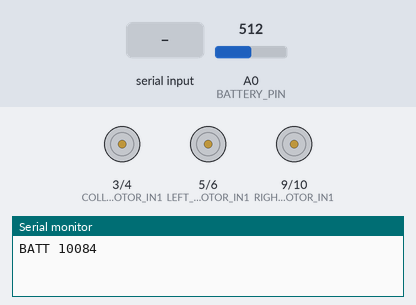
Simulated run of this sketch. Board: Arduino Uno, built with avr-gcc and run on an emulated ATmega328P. On the bench: motor-driver pin pairs drawn as motors (green arrow = first pin HIGH = forward, orange = second pin HIGH = backward, longer = more drive), the last lines printed to the serial monitor. The test bench sets the inputs (shaded band); at power-on: A0 (BATTERY_PIN) = 512.

Above: at 1.2 s.
1.3 s: "MOVE_FORWARD\n" received over Serial
At 1.7 s:
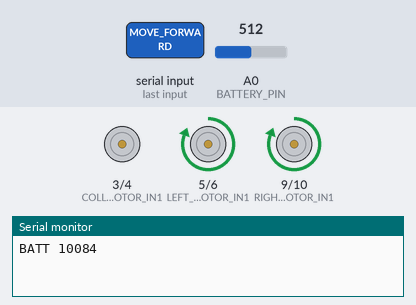
3.3 s: "MOVE_BACKWARD\n" received over Serial
At 3.55 s:
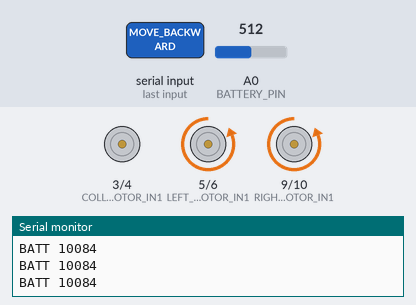
5.3 s: "TURN_LEFT\n" received over Serial
At 5.7 s:
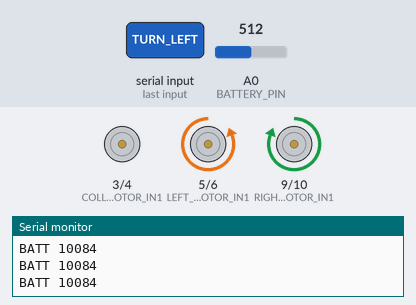
7.3 s: "TURN_RIGHT\n" received over Serial
At 7.7 s:
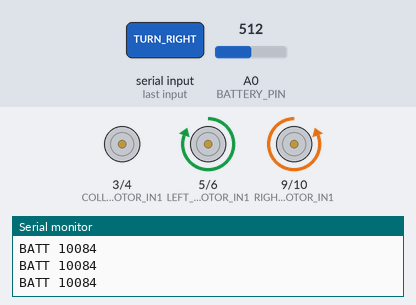
9.3 s: "COLLECT_ON\n" received over Serial
At 9.55 s:
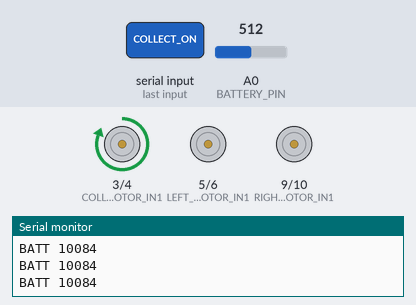
11.3 s: "SPEED  45\n" received over Serial
At 11.55 s:
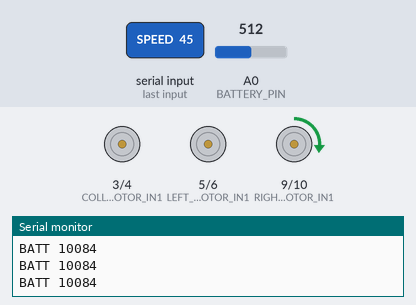
Timing chart, 0 to 14.3 s (numbered marks = the images above; inputs shaded):
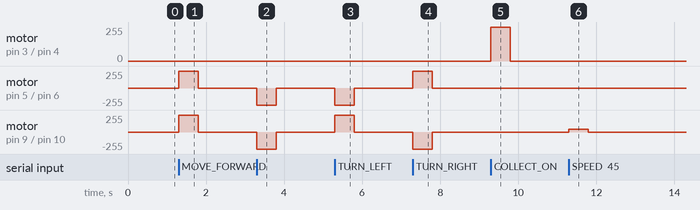

Measured:
- after the input at 1.3 s, motor on pin 5 (LEFT_MOTOR_IN1) / pin 6 (LEFT_MOTOR_IN2), motor on pin 9 (RIGHT_MOTOR_IN1) / pin 10 (RIGHT_MOTOR_IN2): stopped → forward 255/255 at once, → stopped 0.50 s later
- after the input at 3.3 s, motor on pin 5 (LEFT_MOTOR_IN1) / pin 6 (LEFT_MOTOR_IN2), motor on pin 9 (RIGHT_MOTOR_IN1) / pin 10 (RIGHT_MOTOR_IN2): stopped → backward 255/255 at once, → stopped 0.50 s later
- after the input at 5.3 s, motor on pin 5 (LEFT_MOTOR_IN1) / pin 6 (LEFT_MOTOR_IN2): stopped → backward 255/255 at once, → stopped 0.50 s later; motor on pin 9 (RIGHT_MOTOR_IN1) / pin 10 (RIGHT_MOTOR_IN2): stopped → forward 255/255 at once, → stopped 0.50 s later
- after the input at 7.3 s, motor on pin 5 (LEFT_MOTOR_IN1) / pin 6 (LEFT_MOTOR_IN2): stopped → forward 255/255 at once, → stopped 0.50 s later; motor on pin 9 (RIGHT_MOTOR_IN1) / pin 10 (RIGHT_MOTOR_IN2): stopped → backward 255/255 at once, → stopped 0.50 s later
- after the input at 9.3 s, motor on pin 3 (COLLECT_MOTOR_IN1) / pin 4 (COLLECT_MOTOR_IN2): stopped → forward 255/255 at once, → stopped 0.50 s later
- after the input at 11.3 s, motor on pin 9 (RIGHT_MOTOR_IN1) / pin 10 (RIGHT_MOTOR_IN2): stopped → forward 45/255 at once, → stopped 0.50 s later

The sketch:

arduino_controller.ino
```cpp
/*
  Automatic Shuttlecock Pickup Machine
  Arduino / ESP32 底层控制示例

  Python 通过串口发送指令：
  MOVE_FORWARD
  MOVE_BACKWARD
  TURN_LEFT
  TURN_RIGHT
  STOP
  COLLECT_ON
    COLLECT_OFF
    SPEED <left_pwm> <right_pwm>   比例控制差速行驶（0~255）
    PING                           仅刷新看门狗，不改变动作（捡球期间发）

  固件上报（方案 20）：
  BATT <mv>                       电池电压（毫伏），每 BATTERY_REPORT_MS 上报一次
                                  接线：电池正极 -> 分压电阻 -> A0（分压比见 VOLTAGE_DIVIDER_RATIO）

  串口看门狗（方案 6）：
  超过 WATCHDOG_TIMEOUT_MS 没收到任何指令就自动停车，
  防止 Python 端崩溃/卡死/拔线后小车失控。
  任何指令都会刷新看门狗（SPEED 每帧发送，天然作为心跳）。
*/

const int LEFT_MOTOR_IN1 = 5;   // PWM
const int LEFT_MOTOR_IN2 = 6;   // PWM

const int RIGHT_MOTOR_IN1 = 9;  // PWM
const int RIGHT_MOTOR_IN2 = 10; // PWM

const int COLLECT_MOTOR_IN1 = 3; // PWM
const int COLLECT_MOTOR_IN2 = 4; // 数字脚（捡球电机只做开关，不用 PWM）

// 电池电压监测（方案 20）：A0 接电池分压
// 分压比 = (R1 + R2) / R2，例如 10k + 3.3k：ratio = 4.03
// 需按实际分压电阻修改
const int BATTERY_PIN = A0;
const float VOLTAGE_DIVIDER_RATIO = 4.03;
const unsigned long BATTERY_REPORT_MS = 1000;

// 看门狗超时时间：超过该毫秒数没收到指令就停车
const unsigned long WATCHDOG_TIMEOUT_MS = 500;

String command = "";
unsigned long lastCmdTime = 0;
unsigned long lastBattTime = 0;

void setup() {
  Serial.begin(115200);

  pinMode(LEFT_MOTOR_IN1, OUTPUT);
  pinMode(LEFT_MOTOR_IN2, OUTPUT);

  pinMode(RIGHT_MOTOR_IN1, OUTPUT);
  pinMode(RIGHT_MOTOR_IN2, OUTPUT);

  pinMode(COLLECT_MOTOR_IN1, OUTPUT);
  pinMode(COLLECT_MOTOR_IN2, OUTPUT);

  stopRobot();
  collectOff();
}

void loop() {
  if (Serial.available() > 0) {
    command = Serial.readStringUntil('\n');
    command.trim();

    // 收到指令，刷新看门狗计时
    lastCmdTime = millis();

    if (command.startsWith("SPEED ")) {
      // 格式：SPEED <left_pwm> <right_pwm>
      int spacePos = command.indexOf(' ', 6);
      if (spacePos > 0) {
        int leftPwm = command.substring(6, spacePos).toInt();
        int rightPwm = command.substring(spacePos + 1).toInt();

        leftPwm = constrain(leftPwm, 0, 255);
        rightPwm = constrain(rightPwm, 0, 255);

        drivePwm(leftPwm, rightPwm);
      }
    } else if (command == "MOVE_FORWARD") {
      moveForward();
    } else if (command == "MOVE_BACKWARD") {
      moveBackward();
    } else if (command == "TURN_LEFT") {
      turnLeft();
    } else if (command == "TURN_RIGHT") {
      turnRight();
    } else if (command == "STOP") {
      stopRobot();
    } else if (command == "COLLECT_ON") {
      collectOn();
    } else if (command == "COLLECT_OFF") {
      collectOff();
    } else if (command == "PING") {
      // 仅刷新看门狗计时，不改变任何动作
    }
  }

  // 串口看门狗：超时未收到指令，立即停车（含捡球电机）
  if (lastCmdTime != 0 && millis() - lastCmdTime > WATCHDOG_TIMEOUT_MS) {
    stopRobot();
    collectOff();
    lastCmdTime = 0;  // 置 0 避免每圈重复执行停车（上电后未收到过指令时看门狗不生效）
  }

  // 方案 20：周期上报电池电压（BATT <mv>）
  if (millis() - lastBattTime >= BATTERY_REPORT_MS) {
    lastBattTime = millis();

    long adc = analogRead(BATTERY_PIN);
    float voltage = adc * (5.0 / 1023.0) * VOLTAGE_DIVIDER_RATIO;

    Serial.print("BATT ");
    Serial.println((int)(voltage * 1000));
  }
}

// 差速 PWM 行驶：两轮都正转，速度不同实现转向
void drivePwm(int leftPwm, int rightPwm) {
  digitalWrite(LEFT_MOTOR_IN1, HIGH);
  digitalWrite(LEFT_MOTOR_IN2, LOW);
  analogWrite(LEFT_MOTOR_IN2, 0);
  analogWrite(LEFT_MOTOR_IN1, leftPwm);

  digitalWrite(RIGHT_MOTOR_IN1, HIGH);
  digitalWrite(RIGHT_MOTOR_IN2, LOW);
  analogWrite(RIGHT_MOTOR_IN1, rightPwm);
}

void moveForward() {
  digitalWrite(LEFT_MOTOR_IN1, HIGH);
  digitalWrite(LEFT_MOTOR_IN2, LOW);

  digitalWrite(RIGHT_MOTOR_IN1, HIGH);
  digitalWrite(RIGHT_MOTOR_IN2, LOW);
}

void moveBackward() {
  digitalWrite(LEFT_MOTOR_IN1, LOW);
  digitalWrite(LEFT_MOTOR_IN2, HIGH);

  digitalWrite(RIGHT_MOTOR_IN1, LOW);
  digitalWrite(RIGHT_MOTOR_IN2, HIGH);
}

void turnLeft() {
  digitalWrite(LEFT_MOTOR_IN1, LOW);
  digitalWrite(LEFT_MOTOR_IN2, HIGH);

  digitalWrite(RIGHT_MOTOR_IN1, HIGH);
  digitalWrite(RIGHT_MOTOR_IN2, LOW);
}

void turnRight() {
  digitalWrite(LEFT_MOTOR_IN1, HIGH);
  digitalWrite(LEFT_MOTOR_IN2, LOW);

  digitalWrite(RIGHT_MOTOR_IN1, LOW);
  digitalWrite(RIGHT_MOTOR_IN2, HIGH);
}

void stopRobot() {
  digitalWrite(LEFT_MOTOR_IN1, LOW);
  digitalWrite(LEFT_MOTOR_IN2, LOW);

  digitalWrite(RIGHT_MOTOR_IN1, LOW);
  digitalWrite(RIGHT_MOTOR_IN2, LOW);
}

void collectOn() {
  digitalWrite(COLLECT_MOTOR_IN1, HIGH);
  digitalWrite(COLLECT_MOTOR_IN2, LOW);
}

void collectOff() {
  digitalWrite(COLLECT_MOTOR_IN1, LOW);
  digitalWrite(COLLECT_MOTOR_IN2, LOW);
}
```
